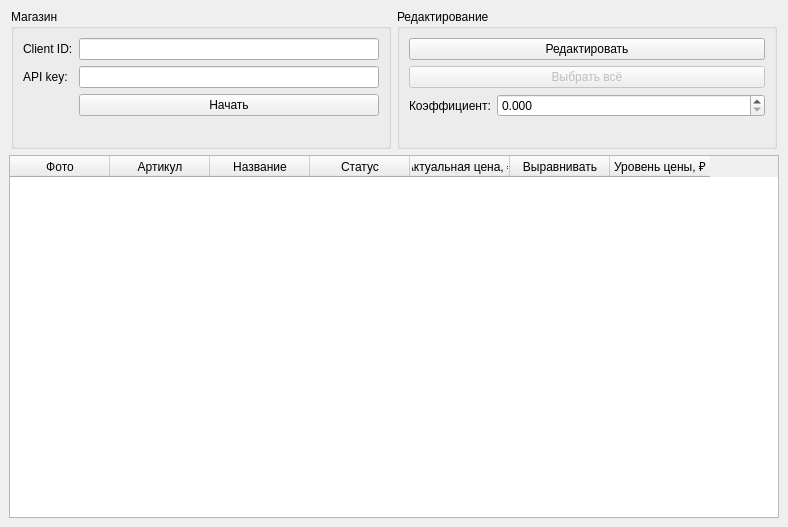
<?xml version="1.0" encoding="UTF-8"?>
<ui version="4.0">
 <class>MainWindow</class>
 <widget class="QMainWindow" name="MainWindow">
  <property name="geometry">
   <rect>
    <x>0</x>
    <y>0</y>
    <width>788</width>
    <height>527</height>
   </rect>
  </property>
  <property name="windowTitle">
   <string>Ozon Price Equalizer</string>
  </property>
  <widget class="QWidget" name="centralwidget">
   <layout class="QGridLayout" name="gridLayout_2">
    <item row="0" column="0">
     <layout class="QGridLayout" name="gridLayout">
      <item row="0" column="0">
       <layout class="QHBoxLayout" name="horizontalLayout">
        <item alignment="Qt::AlignRight">
         <widget class="QGroupBox" name="groupBox">
          <property name="minimumSize">
           <size>
            <width>380</width>
            <height>140</height>
           </size>
          </property>
          <property name="maximumSize">
           <size>
            <width>380</width>
            <height>170</height>
           </size>
          </property>
          <property name="title">
           <string>Магазин</string>
          </property>
          <layout class="QFormLayout" name="formLayout">
           <item row="0" column="0">
            <widget class="QLabel" name="label">
             <property name="text">
              <string>Client ID:</string>
             </property>
            </widget>
           </item>
           <item row="1" column="0">
            <widget class="QLabel" name="label_2">
             <property name="text">
              <string>API key:</string>
             </property>
            </widget>
           </item>
           <item row="1" column="1">
            <widget class="QLineEdit" name="API_key_lineEdit">
             <property name="maximumSize">
              <size>
               <width>303</width>
               <height>16777215</height>
              </size>
             </property>
            </widget>
           </item>
           <item row="0" column="1">
            <widget class="QLineEdit" name="client_ID_lineEdit">
             <property name="maximumSize">
              <size>
               <width>303</width>
               <height>16777215</height>
              </size>
             </property>
            </widget>
           </item>
           <item row="2" column="1">
            <widget class="QPushButton" name="start_btn">
             <property name="maximumSize">
              <size>
               <width>303</width>
               <height>16777215</height>
              </size>
             </property>
             <property name="text">
              <string>Начать</string>
             </property>
            </widget>
           </item>
          </layout>
         </widget>
        </item>
        <item alignment="Qt::AlignLeft">
         <widget class="QGroupBox" name="groupBox_2">
          <property name="minimumSize">
           <size>
            <width>380</width>
            <height>140</height>
           </size>
          </property>
          <property name="maximumSize">
           <size>
            <width>380</width>
            <height>170</height>
           </size>
          </property>
          <property name="title">
           <string>Редактирование</string>
          </property>
          <layout class="QFormLayout" name="formLayout_2">
           <item row="2" column="0">
            <widget class="QLabel" name="label_3">
             <property name="text">
              <string>Коэффициент:</string>
             </property>
            </widget>
           </item>
           <item row="1" column="0" colspan="2">
            <widget class="QPushButton" name="select_all_btn">
             <property name="enabled">
              <bool>false</bool>
             </property>
             <property name="text">
              <string>Выбрать всё</string>
             </property>
            </widget>
           </item>
           <item row="0" column="0" colspan="2">
            <widget class="QPushButton" name="edit_btn">
             <property name="text">
              <string>Редактировать</string>
             </property>
            </widget>
           </item>
           <item row="2" column="1">
            <widget class="QDoubleSpinBox" name="coef_spin_box">
             <property name="decimals">
              <number>3</number>
             </property>
             <property name="singleStep">
              <double>0.001000000000000</double>
             </property>
            </widget>
           </item>
          </layout>
         </widget>
        </item>
       </layout>
      </item>
      <item row="1" column="0">
       <widget class="QTableWidget" name="tableWidget">
        <property name="editTriggers">
         <set>QAbstractItemView::NoEditTriggers</set>
        </property>
        <property name="selectionMode">
         <enum>QAbstractItemView::NoSelection</enum>
        </property>
        <property name="showGrid">
         <bool>false</bool>
        </property>
        <column>
         <property name="text">
          <string>Фото</string>
         </property>
        </column>
        <column>
         <property name="text">
          <string>Артикул</string>
         </property>
        </column>
        <column>
         <property name="text">
          <string>Название</string>
         </property>
        </column>
        <column>
         <property name="text">
          <string>Статус</string>
         </property>
        </column>
        <column>
         <property name="text">
          <string>Актуальная цена, ₽</string>
         </property>
        </column>
        <column>
         <property name="text">
          <string>Выравнивать</string>
         </property>
        </column>
        <column>
         <property name="text">
          <string>Уровень цены, ₽</string>
         </property>
        </column>
       </widget>
      </item>
     </layout>
    </item>
   </layout>
  </widget>
 </widget>
 <resources/>
 <connections/>
</ui>
